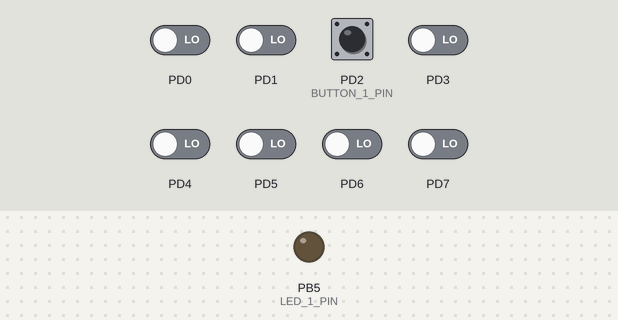
The program below on a simulated ATmega328P, built with avr-gcc and emulated at 8 MHz. Parts: output pins drawn as LEDs (lit = HIGH). The test bench sets the inputs (shaded band); at power-on: PD2 (BUTTON_1_PIN) HIGH, PD0, PD1, PD3–7 LOW.

Above: at 1.2 s.
1.3 s: PD2 (BUTTON_1_PIN) pulled LOW for 0.15 s
At 1.37 s:
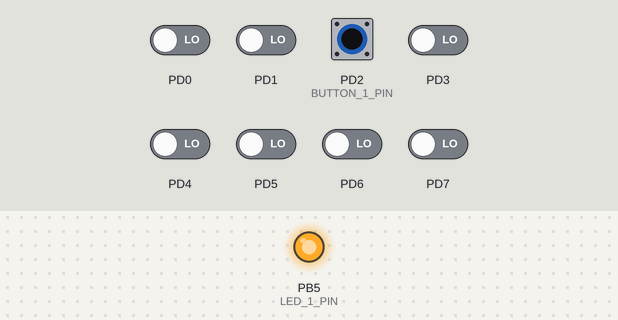
Timing chart, 0 to 4.3 s (numbered marks = the images above; inputs shaded):
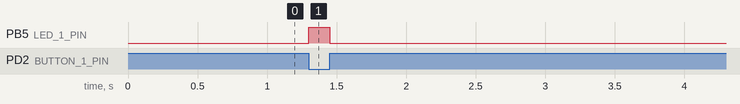

The program:

main.c
```c
// device: 	AtMega 328p
// author:  Maciej Mielcarski
// external interrupts handle - switch + LED

#include <avr/io.h>
#include <avr/interrupt.h>

#define F_CPU 8000000UL

#define BUTTON_1_PIN 	PD2
#define BUTTON_1_PORT 	PORTD
#define BUTTON_1_DDR 	DDRD
#define BUTTON_1_PIN_r 	PIND

#define LED_1_PIN 	PB5
#define LED_1_PORT 	PORTB
#define LED_1_DDR 	DDRB

int Button_1_State()
{
	if(!(BUTTON_1_PIN_r & (1<<BUTTON_1_PIN)))	return 1;
	else 										return 0;
}

int main(void)
{
	BUTTON_1_DDR &= ~(1<<DDD2);		// Clear the PD2 pin - PCINT0 is now input
	BUTTON_1_PORT |= (1<<PORTD2);	// turn on the pulllup
	EICRA |= (1<<ISC00);			// set INT0 to trigger on ANY logic change
	EIMSK |= (1<<INT0); 			// turns on INT0

	sei();							// turn on interrupts

	BUTTON_1_DDR |= (0<<BUTTON_1_PIN);		// button pin set as input
	BUTTON_1_PORT |= (1<<BUTTON_1_PIN); 	// button input with internal pull-up

	LED_1_DDR |= (1<<LED_1_PIN);			// led pin set as output

	while(1)
	{

	}
}

ISR (INT0_vect)
{
	if(Button_1_State())	LED_1_PORT |=  (1<<LED_1_PIN);
	else 					LED_1_PORT &= ~(1<<LED_1_PIN);
}
```

Measured:
- after the input at 1.3 s, PB5 (LED_1_PIN): LOW → HIGH at once, → LOW 0.15 s later
